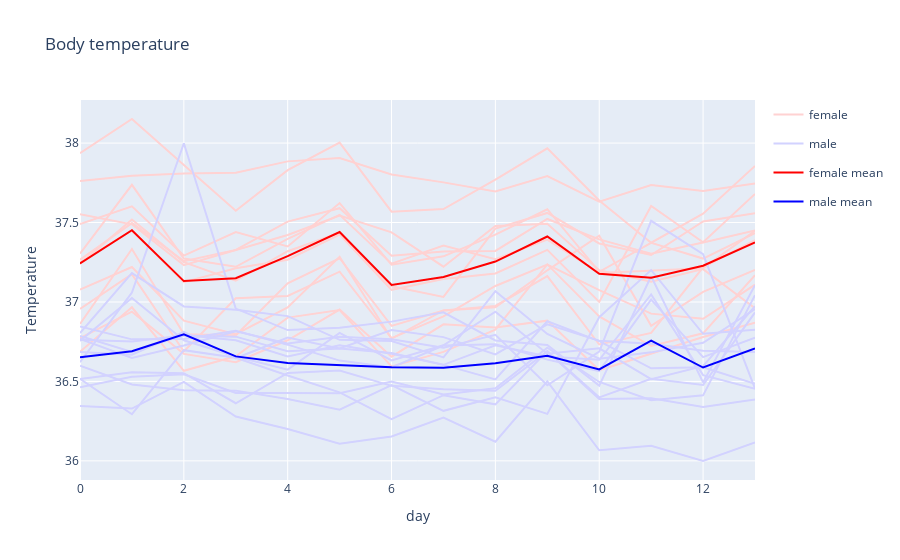

Notebook code cell kept with this figure:
### Code cell
f_all=create_line(temp, 'Temperature', title='Body temperature')
f_all.show()

### Figure 1 — Plotly figure (JSON) as saved in the notebook; plotly's stock layout.template omitted (floating-point values rounded to 4 significant figures)
{"data": [{"legendgroup": "female", "line": {"color": "rgb(255, 210, 210)"}, "mode": "lines", "name": "female", "showlegend": true, "type": "scatter", "x": [0, 1, 2, 3, 4, 5, 6, 7, 8, 9, 10, 11, 12, 13], "y": [37.27, 37.5, 37.26, 37.33, 37.51, 37.59, 37.29, 37.32, 37.32, 37.52, 37.39, 37.3, 37.37, 37.45]}, {"legendgroup": "female", "line": {"color": "rgb(255, 210, 210)"}, "mode": "lines", "name": "", "showlegend": false, "type": "scatter", "x": [0, 1, 2, 3, 4, 5, 6, 7, 8, 9, 10, 11, 12, 13], "y": [37.55, 37.49, 37.23, 37.33, 37.42, 37.54, 37.44, 37.22, 37.48, 37.49, 37.2, 37.13, 37.21, 36.96]}, {"legendgroup": "female", "line": {"color": "rgb(255, 210, 210)"}, "mode": "lines", "name": "", "showlegend": false, "type": "scatter", "x": [0, 1, 2, 3, 4, 5, 6, 7, 8, 9, 10, 11, 12, 13], "y": [36.86, 37.33, 36.8, 36.79, 37.12, 37.28, 36.85, 36.95, 36.97, 37.2, 37.42, 36.85, 37.06, 37.2]}, {"legendgroup": "female", "line": {"color": "rgb(255, 210, 210)"}, "mode": "lines", "name": "", "showlegend": false, "type": "scatter", "x": [0, 1, 2, 3, 4, 5, 6, 7, 8, 9, 10, 11, 12, 13], "y": [37.3, 37.74, 37.27, 37.22, 37.4, 37.55, 37.24, 37.36, 37.27, 37.39, 37.18, 37.2, 37.21, 37.45]}, {"legendgroup": "female", "line": {"color": "rgb(255, 210, 210)"}, "mode": "lines", "name": "", "showlegend": false, "type": "scatter", "x": [0, 1, 2, 3, 4, 5, 6, 7, 8, 9, 10, 11, 12, 13], "y": [37.94, 38.15, 37.86, 37.57, 37.83, 38.0, 37.57, 37.59, 37.77, 37.97, 37.64, 37.37, 37.56, 37.86]}, {"legendgroup": "female", "line": {"color": "rgb(255, 210, 210)"}, "mode": "lines", "name": "", "showlegend": false, "type": "scatter", "x": [0, 1, 2, 3, 4, 5, 6, 7, 8, 9, 10, 11, 12, 13], "y": [37.25, 37.45, 37.12, 37.21, 37.27, 37.42, 37.08, 37.14, 37.18, 37.33, 37.0, 37.6, 37.38, 37.68]}, {"legendgroup": "female", "line": {"color": "rgb(255, 210, 210)"}, "mode": "lines", "name": "", "showlegend": false, "type": "scatter", "x": [0, 1, 2, 3, 4, 5, 6, 7, 8, 9, 10, 11, 12, 13], "y": [37.49, 37.6, 37.29, 37.44, 37.35, 37.62, 37.23, 37.29, 37.42, 37.58, 37.19, 37.37, 37.27, 37.43]}, {"legendgroup": "female", "line": {"color": "rgb(255, 210, 210)"}, "mode": "lines", "name": "", "showlegend": false, "type": "scatter", "x": [0, 1, 2, 3, 4, 5, 6, 7, 8, 9, 10, 11, 12, 13], "y": [37.24, 37.52, 37.25, 37.13, 37.32, 37.44, 37.1, 37.03, 37.46, 37.56, 37.37, 37.3, 37.51, 37.56]}, {"legendgroup": "female", "line": {"color": "rgb(255, 210, 210)"}, "mode": "lines", "name": "", "showlegend": false, "type": "scatter", "x": [0, 1, 2, 3, 4, 5, 6, 7, 8, 9, 10, 11, 12, 13], "y": [37.08, 37.22, 36.88, 36.8, 36.97, 37.28, 36.77, 36.95, 36.97, 37.16, 36.73, 36.81, 37.22, 37.39]}, {"legendgroup": "female", "line": {"color": "rgb(255, 210, 210)"}, "mode": "lines", "name": "", "showlegend": false, "type": "scatter", "x": [0, 1, 2, 3, 4, 5, 6, 7, 8, 9, 10, 11, 12, 13], "y": [36.96, 37.17, 36.69, 37.02, 37.04, 37.19, 36.77, 36.91, 37.1, 37.23, 37.08, 36.93, 36.89, 37.11]}, {"legendgroup": "female", "line": {"color": "rgb(255, 210, 210)"}, "mode": "lines", "name": "", "showlegend": false, "type": "scatter", "x": [0, 1, 2, 3, 4, 5, 6, 7, 8, 9, 10, 11, 12, 13], "y": [37.76, 37.79, 37.81, 37.81, 37.88, 37.91, 37.8, 37.75, 37.7, 37.79, 37.63, 37.74, 37.7, 37.75]}, {"legendgroup": "female", "line": {"color": "rgb(255, 210, 210)"}, "mode": "lines", "name": "", "showlegend": false, "type": "scatter", "x": [0, 1, 2, 3, 4, 5, 6, 7, 8, 9, 10, 11, 12, 13], "y": [36.69, 36.97, 36.57, 36.66, 36.9, 36.95, 36.59, 36.69, 36.83, 37.24, 36.91, 36.72, 36.8, 37.17]}, {"legendgroup": "female", "line": {"color": "rgb(255, 210, 210)"}, "mode": "lines", "name": "", "showlegend": false, "type": "scatter", "x": [0, 1, 2, 3, 4, 5, 6, 7, 8, 9, 10, 11, 12, 13], "y": [36.77, 36.94, 36.67, 36.62, 36.76, 36.95, 36.66, 36.86, 36.84, 36.88, 36.57, 36.68, 36.78, 36.87]}, {"legendgroup": "male", "line": {"color": "rgb(210, 210, 255)"}, "mode": "lines", "name": "male", "showlegend": true, "type": "scatter", "x": [0, 1, 2, 3, 4, 5, 6, 7, 8, 9, 10, 11, 12, 13], "y": [36.76, 36.75, 36.79, 36.78, 36.69, 36.71, 36.68, 36.6, 36.73, 36.66, 36.64, 37.05, 36.54, 36.45]}, {"legendgroup": "male", "line": {"color": "rgb(210, 210, 255)"}, "mode": "lines", "name": "", "showlegend": false, "type": "scatter", "x": [0, 1, 2, 3, 4, 5, 6, 7, 8, 9, 10, 11, 12, 13], "y": [36.62, 37.06, 38.0, 36.96, 36.82, 36.84, 36.88, 36.93, 36.76, 36.73, 36.47, 37.16, 36.49, 37.11]}, {"legendgroup": "male", "line": {"color": "rgb(210, 210, 255)"}, "mode": "lines", "name": "", "showlegend": false, "type": "scatter", "x": [0, 1, 2, 3, 4, 5, 6, 7, 8, 9, 10, 11, 12, 13], "y": [36.6, 36.48, 36.45, 36.44, 36.39, 36.32, 36.48, 36.31, 36.4, 36.3, 36.9, 37.2, 36.8, 36.83]}, {"legendgroup": "male", "line": {"color": "rgb(210, 210, 255)"}, "mode": "lines", "name": "", "showlegend": false, "type": "scatter", "x": [0, 1, 2, 3, 4, 5, 6, 7, 8, 9, 10, 11, 12, 13], "y": [36.52, 36.29, 36.7, 36.65, 36.54, 36.43, 36.26, 36.41, 36.36, 36.69, 36.4, 36.52, 36.48, 36.93]}, {"legendgroup": "male", "line": {"color": "rgb(210, 210, 255)"}, "mode": "lines", "name": "", "showlegend": false, "type": "scatter", "x": [0, 1, 2, 3, 4, 5, 6, 7, 8, 9, 10, 11, 12, 13], "y": [36.85, 36.76, 36.77, 36.82, 36.73, 36.63, 36.59, 36.73, 36.73, 36.64, 36.56, 37.01, 36.65, 36.78]}, {"legendgroup": "male", "line": {"color": "rgb(210, 210, 255)"}, "mode": "lines", "name": "", "showlegend": false, "type": "scatter", "x": [0, 1, 2, 3, 4, 5, 6, 7, 8, 9, 10, 11, 12, 13], "y": [36.46, 36.53, 36.54, 36.43, 36.43, 36.43, 36.5, 36.42, 36.46, 36.71, 36.5, 36.38, 36.41, 37.04]}, {"legendgroup": "male", "line": {"color": "rgb(210, 210, 255)"}, "mode": "lines", "name": "", "showlegend": false, "type": "scatter", "x": [0, 1, 2, 3, 4, 5, 6, 7, 8, 9, 10, 11, 12, 13], "y": [36.77, 36.65, 36.73, 36.81, 36.74, 36.78, 36.76, 36.71, 36.79, 36.48, 36.69, 37.51, 37.3, 36.46]}, {"legendgroup": "male", "line": {"color": "rgb(210, 210, 255)"}, "mode": "lines", "name": "", "showlegend": false, "type": "scatter", "x": [0, 1, 2, 3, 4, 5, 6, 7, 8, 9, 10, 11, 12, 13], "y": [36.76, 37.02, 36.76, 36.66, 36.57, 36.81, 36.63, 36.73, 36.94, 36.67, 36.71, 36.51, 36.6, 36.97]}, {"legendgroup": "male", "line": {"color": "rgb(210, 210, 255)"}, "mode": "lines", "name": "", "showlegend": false, "type": "scatter", "x": [0, 1, 2, 3, 4, 5, 6, 7, 8, 9, 10, 11, 12, 13], "y": [36.35, 36.33, 36.5, 36.28, 36.2, 36.11, 36.15, 36.27, 36.12, 36.5, 36.07, 36.09, 36.0, 36.12]}, {"legendgroup": "male", "line": {"color": "rgb(210, 210, 255)"}, "mode": "lines", "name": "", "showlegend": false, "type": "scatter", "x": [0, 1, 2, 3, 4, 5, 6, 7, 8, 9, 10, 11, 12, 13], "y": [36.68, 36.67, 36.81, 36.65, 36.78, 36.71, 36.82, 36.78, 36.67, 36.86, 36.76, 36.74, 36.69, 36.68]}, {"legendgroup": "male", "line": {"color": "rgb(210, 210, 255)"}, "mode": "lines", "name": "", "showlegend": false, "type": "scatter", "x": [0, 1, 2, 3, 4, 5, 6, 7, 8, 9, 10, 11, 12, 13], "y": [36.79, 36.69, 36.79, 36.76, 36.66, 36.73, 36.67, 36.6, 36.51, 36.88, 36.75, 36.58, 36.59, 36.48]}, {"legendgroup": "male", "line": {"color": "rgb(210, 210, 255)"}, "mode": "lines", "name": "", "showlegend": false, "type": "scatter", "x": [0, 1, 2, 3, 4, 5, 6, 7, 8, 9, 10, 11, 12, 13], "y": [36.52, 36.56, 36.55, 36.36, 36.55, 36.57, 36.47, 36.45, 36.44, 36.69, 36.39, 36.39, 36.34, 36.39]}, {"legendgroup": "male", "line": {"color": "rgb(210, 210, 255)"}, "mode": "lines", "name": "", "showlegend": false, "type": "scatter", "x": [0, 1, 2, 3, 4, 5, 6, 7, 8, 9, 10, 11, 12, 13], "y": [36.8, 37.18, 36.97, 36.95, 36.91, 36.76, 36.75, 36.65, 37.07, 36.8, 36.64, 36.68, 36.74, 36.96]}, {"legendgroup": "female mean", "line": {"color": "rgb(255, 0, 0)"}, "mode": "lines", "name": "female mean", "type": "scatter", "x": [0, 1, 2, 3, 4, 5, 6, 7, 8, 9, 10, 11, 12, 13], "y": [37.24, 37.45, 37.13, 37.15, 37.29, 37.44, 37.11, 37.16, 37.25, 37.41, 37.18, 37.15, 37.23, 37.37]}, {"legendgroup": "male mean", "line": {"color": "rgb(0, 0, 255)"}, "mode": "lines", "name": "male mean", "type": "scatter", "x": [0, 1, 2, 3, 4, 5, 6, 7, 8, 9, 10, 11, 12, 13], "y": [36.65, 36.69, 36.8, 36.66, 36.62, 36.6, 36.59, 36.59, 36.61, 36.66, 36.58, 36.76, 36.59, 36.71]}], "layout": {"title": {"text": "Body temperature"}, "xaxis": {"title": {"text": "day"}}, "yaxis": {"title": {"text": "Temperature"}}}}
